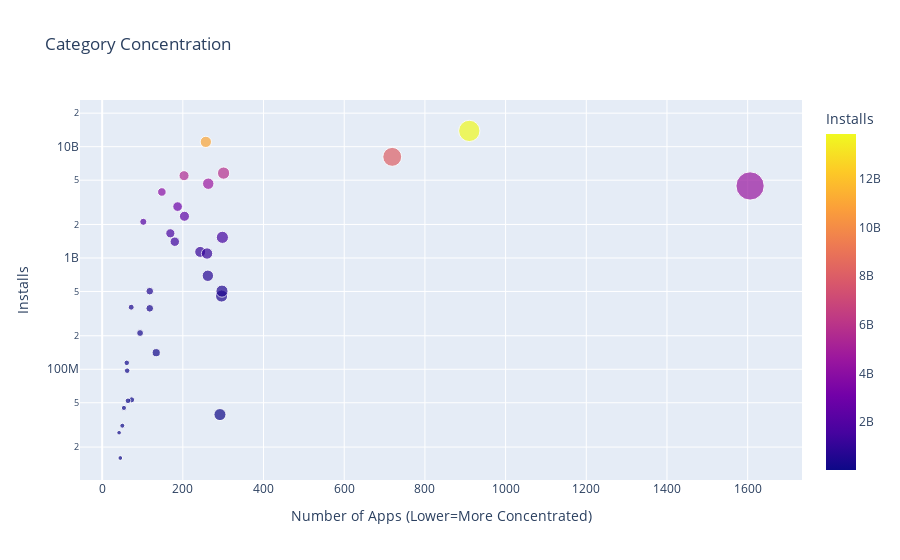

Notebook code cell kept with this figure:
### Markdown cell above
### Category Concentration - Downloads vs. Competition

**Challenge**: 
* First, create a DataFrame that has the number of apps in one column and the number of installs in another:

<img src=https://imgur.com/uQRSlXi.png width="350">

* Then use the [plotly express examples from the documentation](https://plotly.com/python/line-and-scatter/) alongside the [.scatter() API reference](https://plotly.com/python-api-reference/generated/plotly.express.scatter.html)to create scatter plot that looks like this. 

<img src=https://imgur.com/cHsqh6a.png>

*Hint*: Use the size, hover_name and color parameters in .scatter(). To scale the yaxis, call .update_layout() and specify that the yaxis should be on a log-scale like so: yaxis=dict(type='log')

### Code cell
cat_number = df_apps_clean.groupby('Category').agg({'App':pd.Series.count})
cat_merged_df = pd.merge(cat_number,category_installs, on ='Category',how="inner")
print(cat_merged_df.shape)
cat_merged_df.sort_values('Installs',ascending=False)

scatter = px.scatter(cat_merged_df,x='App',y='Installs',title='Category Concentration',size='App',color='Installs',hover_name=cat_merged_df.index)
scatter.update_layout(xaxis_title="Number of Apps (Lower=More Concentrated)",
                      yaxis_title="Installs",
                      yaxis=dict(type='log'))
scatter.show()

### Figure 1 — Plotly figure (JSON) as saved in the notebook; plotly's stock layout.template omitted (floating-point values rounded to 4 significant figures)
{"data": [{"hovertemplate": "<b>%{hovertext}</b><br><br>App=%{marker.size}<br>Installs=%{marker.color}<extra></extra>", "hovertext": ["ART_AND_DESIGN", "AUTO_AND_VEHICLES", "BEAUTY", "BOOKS_AND_REFERENCE", "BUSINESS", "COMICS", "COMMUNICATION", "DATING", "EDUCATION", "ENTERTAINMENT", "EVENTS", "FAMILY", "FINANCE", "FOOD_AND_DRINK", "GAME", "HEALTH_AND_FITNESS", "HOUSE_AND_HOME", "LIBRARIES_AND_DEMO", "LIFESTYLE", "MAPS_AND_NAVIGATION", "MEDICAL", "NEWS_AND_MAGAZINES", "PARENTING", "PERSONALIZATION", "PHOTOGRAPHY", "PRODUCTIVITY", "SHOPPING", "SOCIAL", "SPORTS", "TOOLS", "TRAVEL_AND_LOCAL", "VIDEO_PLAYERS", "WEATHER"], "legendgroup": "", "marker": {"color": [114233100, 53129800, 26916200, 1665791655, 692018120, 44931100, 11039241530, 140912410, 352852000, 2113660000, 15949410, 4437554490, 455249400, 211677750, 13858762717, 1134006220, 97082000, 52083000, 503611120, 503267560, 39162676, 2369110650, 31116110, 1532352930, 4649143130, 5788070180, 1400331540, 5487841475, 1096431465, 8099724500, 2894859300, 3916897200, 361096500], "coloraxis": "coloraxis", "size": [61, 73, 42, 169, 262, 54, 257, 134, 118, 102, 45, 1606, 296, 94, 910, 243, 62, 64, 297, 118, 292, 204, 50, 298, 263, 301, 180, 203, 260, 719, 187, 148, 72], "sizemode": "area", "sizeref": 4.015, "symbol": "circle"}, "mode": "markers", "name": "", "orientation": "v", "showlegend": false, "type": "scatter", "x": [61, 73, 42, 169, 262, 54, 257, 134, 118, 102, 45, 1606, 296, 94, 910, 243, 62, 64, 297, 118, 292, 204, 50, 298, 263, 301, 180, 203, 260, 719, 187, 148, 72], "xaxis": "x", "y": [114233100, 53129800, 26916200, 1665791655, 692018120, 44931100, 11039241530, 140912410, 352852000, 2113660000, 15949410, 4437554490, 455249400, 211677750, 13858762717, 1134006220, 97082000, 52083000, 503611120, 503267560, 39162676, 2369110650, 31116110, 1532352930, 4649143130, 5788070180, 1400331540, 5487841475, 1096431465, 8099724500, 2894859300, 3916897200, 361096500], "yaxis": "y"}], "layout": {"coloraxis": {"colorbar": {"title": {"text": "Installs"}}, "colorscale": [[0, "#0d0887"], [0.1111, "#46039f"], [0.2222, "#7201a8"], [0.3333, "#9c179e"], [0.4444, "#bd3786"], [0.5556, "#d8576b"], [0.6667, "#ed7953"], [0.7778, "#fb9f3a"], [0.8889, "#fdca26"], [1, "#f0f921"]]}, "legend": {"itemsizing": "constant", "tracegroupgap": 0}, "title": {"text": "Category Concentration"}, "xaxis": {"anchor": "y", "domain": [0, 1], "title": {"text": "Number of Apps (Lower=More Concentrated)"}}, "yaxis": {"anchor": "x", "domain": [0, 1], "title": {"text": "Installs"}, "type": "log"}}}
